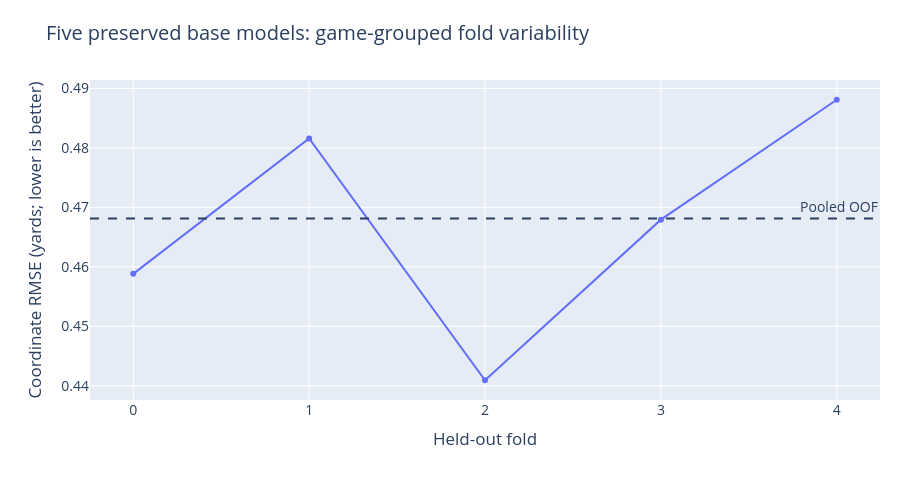

Notebook code for this chart:
### Code cell
f=E['base_folds']; x=[str(v['fold']) for v in f]; y=[v['rmse'] for v in f]
fig=go.Figure(go.Scatter(x=x,y=y,mode='markers+lines',name='Excluded-fold base',text=[str(v['rows'])+' rows' for v in f]))
fig.update_layout(title='Five preserved base models: game-grouped fold variability',xaxis_title='Held-out fold',yaxis_title='Coordinate RMSE (yards; lower is better)')
fig.add_hline(y=E['base_oof_rmse'],line_dash='dash',annotation_text='Pooled OOF')
static,ax=plt.subplots();ax.plot(x,y,marker='o');ax.axhline(E['base_oof_rmse'],linestyle='--');ax.set(xlabel='Held-out fold',ylabel='Coordinate RMSE (yards)',title='Five preserved base models: fold variability')
show(fig,static,'winner_folds')

### Figure 1 — Plotly figure (JSON) as saved in the notebook; plotly's stock layout.template omitted (floating-point values rounded to 4 significant figures)
{"data": [{"mode": "markers+lines", "name": "Excluded-fold base", "text": ["109144 rows", "120035 rows", "108585 rows", "112694 rows", "111149 rows"], "type": "scatter", "x": ["0", "1", "2", "3", "4"], "y": [0.4588, 0.4816, 0.4409, 0.4679, 0.4881]}], "layout": {"annotations": [{"showarrow": false, "text": "Pooled OOF", "x": 1, "xanchor": "right", "xref": "x domain", "y": 0.4681, "yanchor": "bottom", "yref": "y"}], "font": {"size": 14}, "height": 480, "margin": {"b": 80, "l": 90, "r": 40, "t": 80}, "shapes": [{"line": {"dash": "dash"}, "type": "line", "x0": 0, "x1": 1, "xref": "x domain", "y0": 0.4681, "y1": 0.4681, "yref": "y"}], "title": {"text": "Five preserved base models: game-grouped fold variability"}, "width": 920, "xaxis": {"title": {"text": "Held-out fold"}}, "yaxis": {"title": {"text": "Coordinate RMSE (yards; lower is better)"}}}}
